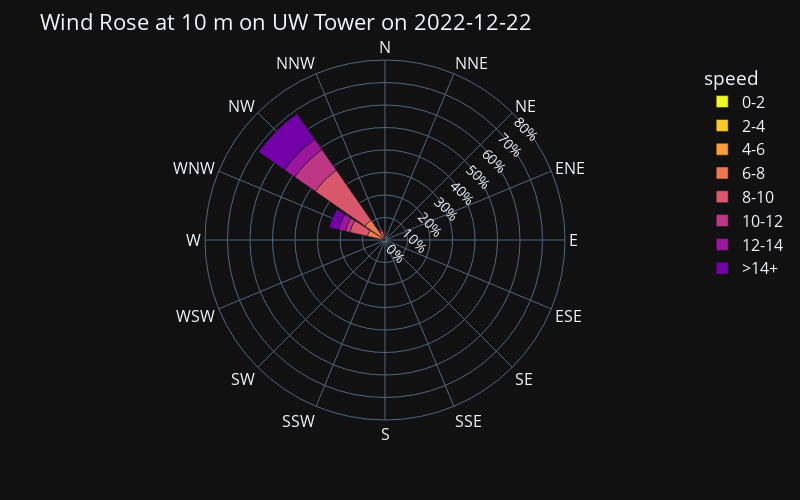

Notebook cell for this chart:
### Markdown cell above
Now let's make a plot of wind direction on Dec 22nd (UTC time)

### Code cell
# gather wind speed and direction data from SOS at 10 meters on the UW tower
wind_variables = ['wind speed','wind direction']
wind_dir_10m_uw = sos_tidy_df.query("measurement in @wind_variables and tower=='uw' and height==10")
# filter to times on the 22nd of december
wind_dir_10m_uw = wind_dir_10m_uw.query("time.dt.day==22")
wind_dir = wind_dir_10m_uw[wind_dir_10m_uw['measurement']=='wind direction'][['value', 'time']].rename(columns={'value':'wind direction'}).reset_index(drop=True)
wind_speed = wind_dir_10m_uw[wind_dir_10m_uw['measurement']=='wind speed'][['value']].rename(columns={'value':'wind speed'}).reset_index(drop=True)
# combine wind speed and direction into a single dataframe
wind_dir_10m_uw = pd.concat([wind_dir, wind_speed], axis=1)
# generate a wind rose dataframe
windrose_10m_uw = create_windrose_df(wind_dir_10m_uw, 'wind direction', 'wind speed')

# create a wind rose plot using bar_polar
fig = px.bar_polar(windrose_10m_uw, 
                   r="frequency", 
                   theta="direction", 
                   color="speed", template="plotly_dark",
                   color_discrete_sequence= px.colors.sequential.Plasma_r,
                   width= 800,
                   height=500,
                   barnorm='percent',
                  )
# update the radial axis to show percentages
fig.update_layout(
    title="Wind Rose at 10 m on UW Tower on 2022-12-22",
    font_size=16,
    polar_radialaxis=dict(
         ticksuffix='%',
         tickfont_size=14,
         showline=False,
         showticklabels=True,
         showgrid=True,
         angle=45,
         range=[0, 80]
      ),
)

### Figure 1 — Plotly figure (JSON) as saved in the notebook; plotly's stock layout.template omitted (floating-point values rounded to 4 significant figures)
{"data": [{"hovertemplate": "speed=0-2<br>frequency=%{r}<br>direction=%{theta}<extra></extra>", "legendgroup": "0-2", "marker": {"color": "#f0f921", "pattern": {"shape": ""}}, "name": "0-2", "r": [0, 0, 0, 0, 0, 0, 0, 0, 0, 0, 0, 0, 0, 0, 0, 0], "showlegend": true, "subplot": "polar", "theta": ["N", "NNE", "NE", "ENE", "E", "ESE", "SE", "SSE", "S", "SSW", "SW", "WSW", "W", "WNW", "NW", "NNW"], "type": "barpolar"}, {"hovertemplate": "speed=2-4<br>frequency=%{r}<br>direction=%{theta}<extra></extra>", "legendgroup": "2-4", "marker": {"color": "#fdca26", "pattern": {"shape": ""}}, "name": "2-4", "r": [0, 0, 0, 0, 0, 0, 0, 0, 0, 0, 0, 0, 0, 0, 0, 0], "showlegend": true, "subplot": "polar", "theta": ["N", "NNE", "NE", "ENE", "E", "ESE", "SE", "SSE", "S", "SSW", "SW", "WSW", "W", "WNW", "NW", "NNW"], "type": "barpolar"}, {"hovertemplate": "speed=4-6<br>frequency=%{r}<br>direction=%{theta}<extra></extra>", "legendgroup": "4-6", "marker": {"color": "#fb9f3a", "pattern": {"shape": ""}}, "name": "4-6", "r": [0, 0, 0, 0, 0, 0, 0, 0, 0, 0, 0, 0, 0.6944, 0.6944, 0.3472, 0.6944], "showlegend": true, "subplot": "polar", "theta": ["N", "NNE", "NE", "ENE", "E", "ESE", "SE", "SSE", "S", "SSW", "SW", "WSW", "W", "WNW", "NW", "NNW"], "type": "barpolar"}, {"hovertemplate": "speed=6-8<br>frequency=%{r}<br>direction=%{theta}<extra></extra>", "legendgroup": "6-8", "marker": {"color": "#ed7953", "pattern": {"shape": ""}}, "name": "6-8", "r": [0, 0, 0, 0, 0, 0, 0, 0, 0, 0, 0, 0, 0.3472, 7.292, 10.42, 0], "showlegend": true, "subplot": "polar", "theta": ["N", "NNE", "NE", "ENE", "E", "ESE", "SE", "SSE", "S", "SSW", "SW", "WSW", "W", "WNW", "NW", "NNW"], "type": "barpolar"}, {"hovertemplate": "speed=8-10<br>frequency=%{r}<br>direction=%{theta}<extra></extra>", "legendgroup": "8-10", "marker": {"color": "#d8576b", "pattern": {"shape": ""}}, "name": "8-10", "r": [0, 0, 0, 0, 0, 0, 0, 0, 0, 0, 0, 0, 0.3472, 7.986, 27.08, 3.472], "showlegend": true, "subplot": "polar", "theta": ["N", "NNE", "NE", "ENE", "E", "ESE", "SE", "SSE", "S", "SSW", "SW", "WSW", "W", "WNW", "NW", "NNW"], "type": "barpolar"}, {"hovertemplate": "speed=10-12<br>frequency=%{r}<br>direction=%{theta}<extra></extra>", "legendgroup": "10-12", "marker": {"color": "#bd3786", "pattern": {"shape": ""}}, "name": "10-12", "r": [0, 0, 0, 0, 0, 0, 0, 0, 0, 0, 0, 0, 0, 2.083, 11.11, 0.6944], "showlegend": true, "subplot": "polar", "theta": ["N", "NNE", "NE", "ENE", "E", "ESE", "SE", "SSE", "S", "SSW", "SW", "WSW", "W", "WNW", "NW", "NNW"], "type": "barpolar"}, {"hovertemplate": "speed=12-14<br>frequency=%{r}<br>direction=%{theta}<extra></extra>", "legendgroup": "12-14", "marker": {"color": "#9c179e", "pattern": {"shape": ""}}, "name": "12-14", "r": [0, 0, 0, 0, 0, 0, 0, 0, 0, 0, 0, 0, 0, 3.125, 5.556, 0], "showlegend": true, "subplot": "polar", "theta": ["N", "NNE", "NE", "ENE", "E", "ESE", "SE", "SSE", "S", "SSW", "SW", "WSW", "W", "WNW", "NW", "NNW"], "type": "barpolar"}, {"hovertemplate": "speed=>14+<br>frequency=%{r}<br>direction=%{theta}<extra></extra>", "legendgroup": ">14+", "marker": {"color": "#7201a8", "pattern": {"shape": ""}}, "name": ">14+", "r": [0, 0, 0, 0, 0, 0, 0, 0, 0, 0, 0, 0, 0, 4.167, 13.89, 0], "showlegend": true, "subplot": "polar", "theta": ["N", "NNE", "NE", "ENE", "E", "ESE", "SE", "SSE", "S", "SSW", "SW", "WSW", "W", "WNW", "NW", "NNW"], "type": "barpolar"}], "layout": {"barmode": "relative", "barnorm": "percent", "font": {"size": 16}, "height": 500, "legend": {"title": {"text": "speed"}, "tracegroupgap": 0}, "margin": {"t": 60}, "polar": {"angularaxis": {"direction": "clockwise", "rotation": 90}, "domain": {"x": [0, 1], "y": [0, 1]}, "radialaxis": {"angle": 45, "range": [0, 80], "showgrid": true, "showline": false, "showticklabels": true, "tickfont": {"size": 14}, "ticksuffix": "%"}}, "title": {"text": "Wind Rose at 10 m on UW Tower on 2022-12-22"}, "width": 800}}
